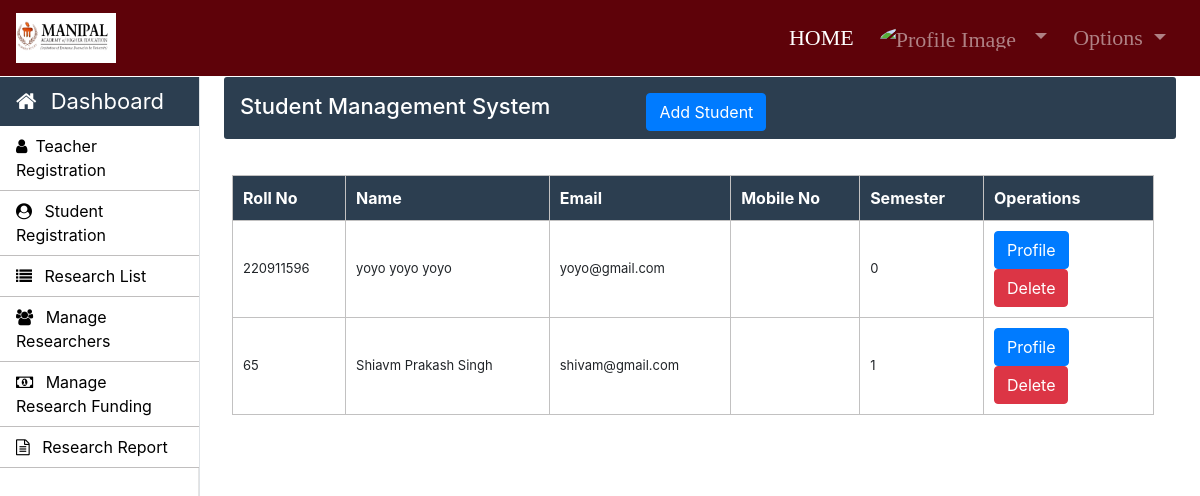
The page /Admin/student.php (signed in) on the database its author committed.
### tables this page shows
CREATE TABLE `student_info` (
  `roll_no` varchar(20) NOT NULL,
  `first_name` varchar(30) NOT NULL,
  `middle_name` varchar(30) NOT NULL,
  `last_name` varchar(30) NOT NULL,
  `father_name` varchar(30) NOT NULL,
  `email` varchar(30) NOT NULL,
  `mobile_no` varchar(11) NOT NULL,
  `profile_image` varchar(100) NOT NULL,
  `dob` varchar(10) NOT NULL,
  `other_phone` varchar(11) NOT NULL,
  `gender` varchar(10) NOT NULL,
  `semester` int(11) NOT NULL
);

### Admin/student.php (the view, shortened to what this page needs)
<?php
	require_once "../connection/connection.php";
?>
<!doctype html>
<html lang="en">
<head>
</head>
<body>
	<?php include('../common/common-header.php') ?>
	<?php include('../common/admin-sidebar.php') ?>
	<main role="main" class="col-xl-10 col-lg-9 col-md-8 ml-sm-auto px-md-4 mb-2 w-100">
		<div class="sub-main">
			<div class="text-center d-flex flex-wrap flex-md-nowrap pt-3 pb-2 mb-3 text-white admin-dashboard pl-3">
				<div class="d-flex">
					<h4 class="mr-5">Student Management System </h4>
					<button type="button" class="btn btn-primary ml-5" data-toggle="modal" data-target=".bd-example-modal-lg">Add Student</button>
				</div>
			</div>
			<div class="row w-100">
			</div>
			<div class="row w-100">
				<div class="col-md-12 ml-2">
					<section class="mt-3">
						<table class="w-100 table-elements mb-5 table-three-tr" cellpadding="10">
							<tr class="table-tr-head table-three text-white">
								<th>Roll No</th>
								<th>Name</th>
								<th>Email</th>
								<th>Mobile No</th>
								<th>Semester</th>
								<th>Operations</th>
							</tr>
							<?php
							$query="SELECT roll_no, first_name, middle_name, last_name, email, mobile_no, semester FROM student_info";
							$run=mysqli_query($con, $query);
							while($row=mysqli_fetch_array($run)) {
								echo "<tr>";
								echo "<td>".$row["roll_no"]."</td>";
								echo "<td>".$row["first_name"]." ".$row["middle_name"]." ".$row["last_name"]."</td>";
								echo "<td>".$row["email"]."</td>";
								echo "<td>".$row["mobile_no"]."</td>";
								echo "<td>".$row["semester"]."</td>";
								echo "<td width='170'><a class='btn btn-primary' href='display-student.php?roll_no=".$row['roll_no']."'>Profile</a> <a class='btn btn-danger' href='delete-function.php?roll_no=".$row['roll_no']."'>Delete</a></td>";
								echo "</tr>";
							}
							?>
						</table>
					</section>
				</div>
			</div>
		</div>
	</main>
</body>
</html>

### Css/style.css (style rules this page uses)
h4 { font-size: 22px; }
.admin-dashboard { margin-top: 1px !important; background: #2c3e50 !important; border-radius: 3px; }
.table-elements tr, td, th { font-size: 13px; border: 1px solid rgb(194, 193, 193); padding-left: 10px !important; }
.table-three { background: #2c3e50 !important; }
.table-tr-head { height: 45px !important; padding: 10px !important; margin-top: 5px !important; }
.table-font-for-transcript td, th { font-size: 16px !important; }

### rows shown on the page
student_info: roll_no "220911596", first_name "yoyo", middle_name "yoyo", last_name "yoyo", email "yoyo@gmail.com", semester "0"
student_info: roll_no "65", first_name "Shiavm", middle_name "Prakash", last_name "Singh", email "shivam@gmail.com", semester "1"
